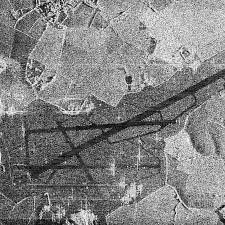
#> input picture lab_3/sar_3.jpg, 225 x 225 px
$ jupyter execute IP_Practice_3.ipynb   (older library calls are emulated)
#> lines starting #> are read from the running program, lines starting #| are printed output that depends on the picture; after the words box and inside, x2 and y2 are one past the last pixel; in counts of white or black regions, pixels touching at a corner belong together
[cell 1]
# ДЗ
# 1. Для изображения sar_3.jpg найти наиболее протяженный участок
# (выделить линии при помощи преобразования Хафа)
# 2. Для изображения sar_3.jpg провести исследование алгоритмов бинаризации, выделить участок дорожной полосы.

[cell 2]
import numpy as np
import cv2
import matplotlib.pyplot as plt
import copy, math

[cell 3]
image = cv2.imread('sar_3.jpg')
#> image is the input picture: shape (225, 225, 3); min 0, max 255, mean 130.6
image_gray = cv2.cvtColor(image, cv2.COLOR_BGR2GRAY)
plt.imshow(image_gray, cmap="gray")

# 1. Нахождение наиболее протяженного участка

[cell 4]
image = cv2.imread('sar_3.jpg')
image = cv2.cvtColor(image, cv2.COLOR_RGB2BGR)
image_gray = cv2.cvtColor(image, cv2.COLOR_BGR2GRAY)

[cell 5]
canny = cv2.Canny(image_gray,50,150,apertureSize = 3)
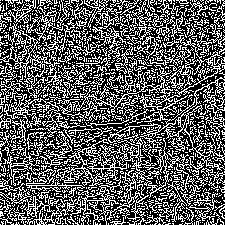
#> canny: shape (225, 225); 36.8% white in thin lines or dots
lines = cv2.HoughLines(canny, 1, np.pi / 180, 140)
#> lines = 36 rows, first 8: [156, 0.785], [-6, 2.36], [161, 0.785], [-4, 2.36], [165, 0.785], [168, 0.785], [1, 2.36], [11, 2.36]

[cell 6]
max_length = 0

if lines is not None:
    for i in range(0, len(lines)):
        rho = lines[i][0][0]
        theta = lines[i][0][1]
        a = math.cos(theta)
        b = math.sin(theta)
        x0 = a * rho
        y0 = b * rho
        pt1 = (int(x0 + 1000*(-b)), int(y0 + 1000*(a)))
        pt2 = (int(x0 - 1000*(-b)), int(y0 - 1000*(a)))
        cv2.line(image_gray, pt1, pt2, (0,0,255), 3, cv2.LINE_AA)
        length = np.sqrt((pt1[0] - pt2[0])**2 + (pt1[1] - pt2[1])**2)
        if length > max_length:
            max_length = length
            longest = (pt1, pt2)
#> this loop made 36 passes
#> (rho, theta, a, b, x0, y0, length, max_length) on passes 1, 29: (156, 0.785, 0.707, 0.707, 110.3, 110.3, 1998.3, 1998.3), (172, 1.08, 0.469, 0.883, 80.75, 151.9, 1998.8, 1998.8)
#> (rho, theta, a, b, x0, y0, pt1, pt2) on passes 2 to 7: (-6, 2.36, -0.707, 0.707, 4.24, -4.24, (-702, -711), (711, 702)), (161, 0.785, 0.707, 0.707, 113.8, 113.8, (-593, 820), (820, -593)), (-4, 2.36, -0.707, 0.707, 2.83, -2.83, (-704, -709), (709, 704)), (165, 0.785, 0.707, 0.707, 116.7, 116.7, (-590, 823), (823, -590)), (168, 0.785, 0.707, 0.707, 118.8, 118.8, (-588, 825), (825, -588)), (1, 2.36, -0.707, 0.707, -0.707, 0.707, (-707, -706), (706, 707))
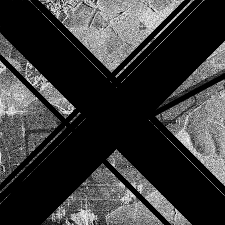
#> image_gray: shape (225, 225); min 0, max 255, mean 56.2
#> after the loop, max_length = 1998.8
    if longest:
        cv2.line(image, longest[0], longest[1], (0, 0, 255), 7, cv2.LINE_AA)
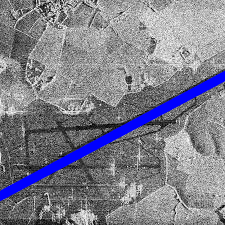
#> image: shape (225, 225, 3); 5.36% of pixels changed, all inside (x1, y1, x2, y2) = (0, 70, 225, 202)

[cell 7]
plt.imshow(image)

# 2. Для изображения sar_3.jpg провести исследование алгоритмов бинаризации, выделить участок дорожной полосы.

[cell 8]
image = cv2.imread('sar_3.jpg')
image_gray = cv2.cvtColor(image, cv2.COLOR_BGR2GRAY)
plt.imshow(image_gray, cmap="gray")

3.1 Точечная бинаризация

[cell 9]
image_gray = cv2.cvtColor(image, cv2.COLOR_BGR2GRAY)
bin_img = copy.deepcopy(image_gray)
T = 80
bin_img[image_gray < T] = 0
#> bin_img: shape (225, 225); min 0, max 255, mean 121.2
bin_img[image_gray >= T] = 255
#> bin_img: shape (225, 225); 83.1% white; black in thin lines or dots

[cell 10]
plt.imshow(bin_img, cmap="gray")

3.2 Бинаризация Отсу

[cell 11]
_,th2 = cv2.threshold(image_gray,0,255,cv2.THRESH_BINARY+cv2.THRESH_OTSU)
#> th2: shape (225, 225); 51.4% white; 1013 black regions (974 under 20 px), largest, box (x1, y1, x2, y2) and area: (0, 64, 225, 225) 17840, (0, 0, 59, 90) 2187, (167, 173, 214, 212) 328
plt.imshow(th2, cmap="gray")

3.3 Адаптивная бинаризация

[cell 12]
th3 = cv2.adaptiveThreshold(image_gray,255,cv2.ADAPTIVE_THRESH_GAUSSIAN_C,\
            cv2.THRESH_BINARY,71,21)
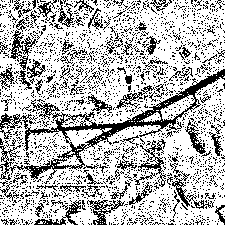
#> th3: shape (225, 225); 71.7% white; black in thin lines or dots
plt.imshow(th3, cmap="gray")

3.4 Оператор Собеля

[cell 13]
scale = 1
delta = 0
ddepth = cv2.CV_16S
#> ddepth = 3
grad_x = cv2.Sobel(image_gray, ddepth, 1, 0, ksize=3, scale=scale, delta=delta, borderType=cv2.BORDER_DEFAULT)
grad_y = cv2.Sobel(image_gray, ddepth, 0, 1, ksize=3, scale=scale, delta=delta, borderType=cv2.BORDER_DEFAULT)
plt.imshow((grad_x - grad_x.min())*255, cmap="gray")

[cell 14]
plt.imshow((grad_y - grad_y.min())*255, cmap="gray")

[cell 15]
grad = cv2.addWeighted(grad_x, 0.5, grad_y, 0.5,0.0)
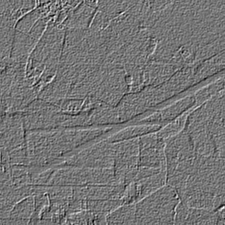
#> grad: shape (225, 225) int16; min -498, max 582, mean -0.2; drawn with min black and max white
plt.imshow((grad - grad.min())*255, cmap="gray")
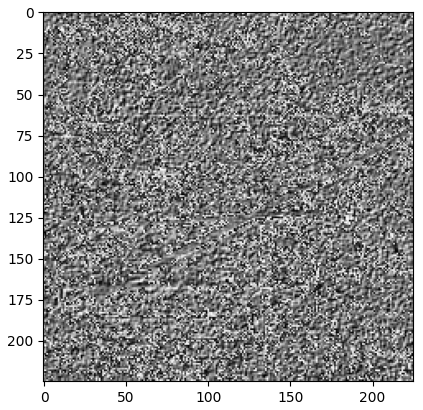
#> figure drawn by matplotlib, 1 panel

[cell 16]
edges = cv2.Canny(image_gray,100,200)
#> edges: shape (225, 225); 34.2% white in thin lines or dots
plt.imshow(edges, cmap="gray")

[cell 17]
bin_img = copy.deepcopy(image_gray)

T  = 55
bin_img[image_gray < T] = 0
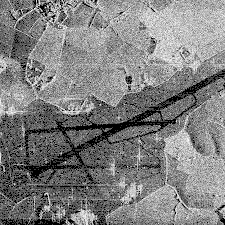
#> bin_img: shape (225, 225); min 0, max 255, mean 127.9
bin_img[image_gray >= T] = 255
#> bin_img: shape (225, 225); 93.1% white; black in thin lines or dots

blur = cv2.GaussianBlur(bin_img, (5, 5), 0)
thresh = cv2.adaptiveThreshold(blur, 255, cv2.ADAPTIVE_THRESH_GAUSSIAN_C, cv2.THRESH_BINARY_INV, 55, 2)
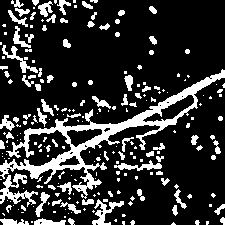
#> thresh: shape (225, 225); 19.5% white; 229 white regions (146 under 20 px)
contours, _ = cv2.findContours(thresh, cv2.RETR_EXTERNAL, cv2.CHAIN_APPROX_SIMPLE)
#> contours = 229 contours, 178 with area under 20; largest, box (x1, y1, x2, y2) and area: (0, 69, 225, 199) 4271, (0, 173, 38, 207) 346, (92, 199, 124, 225) 231, (2, 45, 38, 73) 168, (114, 160, 162, 171) 162

image_line_road = image.copy()
road_mask = np.zeros_like(image_gray)
image_with_roads = image.copy()

if contours:
    for contour in contours:
        area = cv2.contourArea(contour)
        if area > 500:
            cv2.fillPoly(road_mask, [contour], 255)
            cv2.fillPoly(image_with_roads, [contour], (0, 0, 255))
#> this loop made 229 passes
#> area on passes 8 to 10: 22.5, 113, 90.5
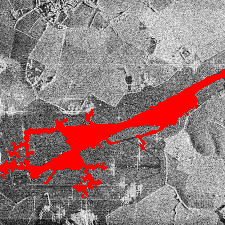
#> image_with_roads: shape (225, 225, 3); 9.62% of pixels changed, all inside (x1, y1, x2, y2) = (0, 69, 225, 199)
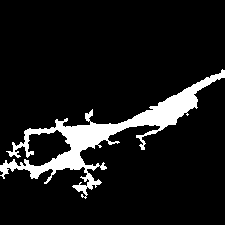
#> road_mask: shape (225, 225); 9.6% white; 1 white region, box (x1, y1, x2, y2) and area: (0, 69, 225, 199) 4870
